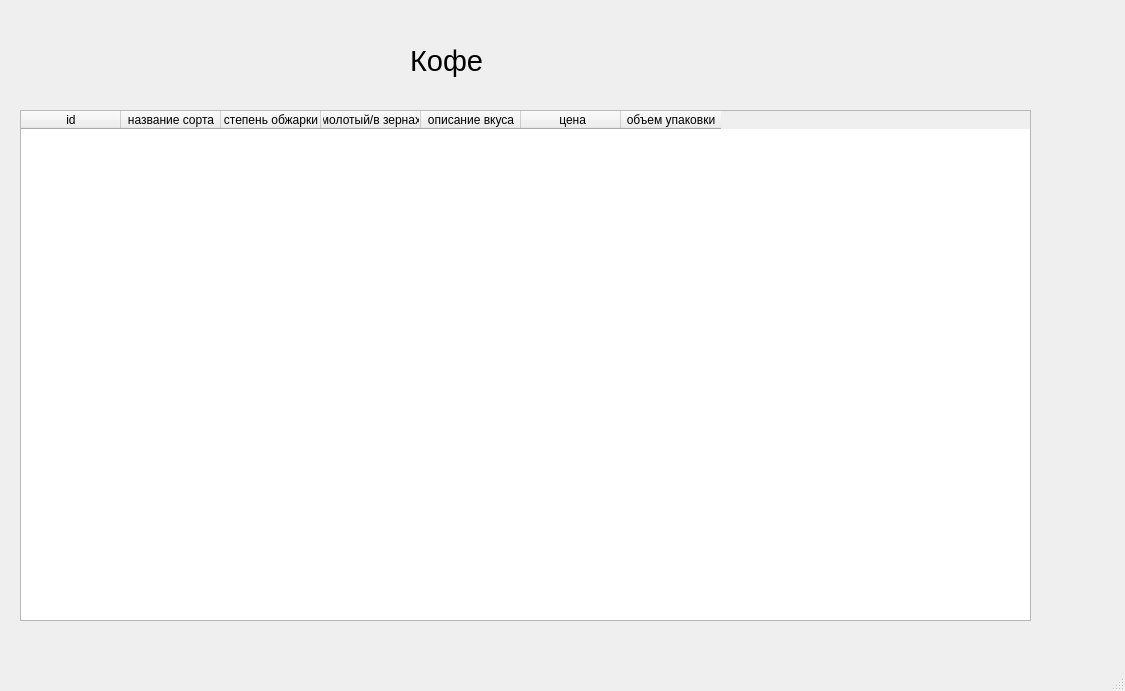
<?xml version="1.0" encoding="UTF-8"?>
<ui version="4.0">
 <class>MainWindow</class>
 <widget class="QMainWindow" name="MainWindow">
  <property name="geometry">
   <rect>
    <x>0</x>
    <y>0</y>
    <width>1125</width>
    <height>691</height>
   </rect>
  </property>
  <property name="windowTitle">
   <string>MainWindow</string>
  </property>
  <widget class="QWidget" name="centralwidget">
   <widget class="QLabel" name="label">
    <property name="geometry">
     <rect>
      <x>410</x>
      <y>30</y>
      <width>291</width>
      <height>61</height>
     </rect>
    </property>
    <property name="font">
     <font>
      <pointsize>22</pointsize>
     </font>
    </property>
    <property name="text">
     <string>Кофе</string>
    </property>
   </widget>
   <widget class="QTableWidget" name="tableWidget">
    <property name="geometry">
     <rect>
      <x>20</x>
      <y>110</y>
      <width>1011</width>
      <height>511</height>
     </rect>
    </property>
    <column>
     <property name="text">
      <string>id</string>
     </property>
    </column>
    <column>
     <property name="text">
      <string>название сорта</string>
     </property>
    </column>
    <column>
     <property name="text">
      <string>степень обжарки</string>
     </property>
    </column>
    <column>
     <property name="text">
      <string>молотый/в зернах</string>
     </property>
    </column>
    <column>
     <property name="text">
      <string>описание вкуса</string>
     </property>
    </column>
    <column>
     <property name="text">
      <string> цена</string>
     </property>
    </column>
    <column>
     <property name="text">
      <string>объем упаковки</string>
     </property>
    </column>
   </widget>
  </widget>
  <widget class="QStatusBar" name="statusbar"/>
 </widget>
 <resources/>
 <connections/>
</ui>
